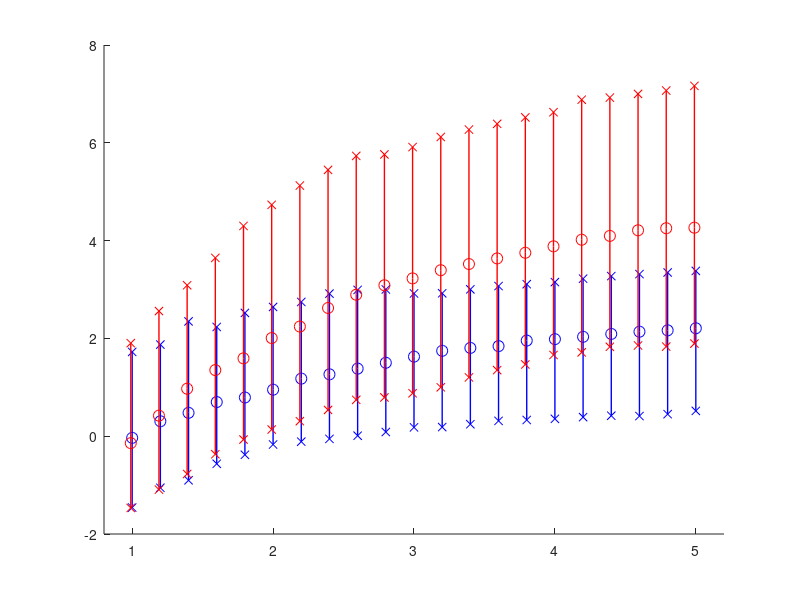

Recreate this plot in MATLAB. (Note: this script raises an error after producing the figure.)
%% 5th and 95th quantile values from 1000 simulations
load('R_MI_Comparison_Increase_Alow_Res.mat')

% blue is RPAC_new
% red is modulation index
% everything is z-scored

for i = 1:21    
    hold on;
    modulation_level = mod(i);
    
    x1 = RPAC(i,:);
    x2 = RPAC_new(i,:); 
    x3 = MI(i,:); 
    
    sigma1 = std(x1); sigma2 = std(x2); sigma3 = std(x3);
    
    x1 = (x1-mean(RPAC(1,:)))/std(RPAC(1,:));
    x2 = (x2-mean(RPAC_new(1,:)))/std(RPAC_new(1,:));
    x3 = (x3-mean(MI(1,:)))/std(MI(1,:));
    
    mn1 = median(x1);
    lq1 = quantile(x1,.95);  %snval(round(0.25*nensemble));
    uq1 = quantile(x1,.05);  %snval(round(0.75*nensemble));
    mn2 = median(x2);
    lq2 = quantile(x2,.95);
    uq2 = quantile(x2,.05);
    mn3 = median(x3);
    lq3 = quantile(x3,.95);  %snval(round(0.25*nensemble));
    uq3 = quantile(x3,.05);  %snval(round(0.75*nensemble));
    
%     plot([modulation_level+.01,modulation_level+.01], [mn1, lq1], 'Color', [0.8,0.8,0.8], 'LineWidth', 1)
%     plot([modulation_level+.01,modulation_level+.01], [mn1, uq1], 'Color', [0.8,0.8,0.8], 'LineWidth', 1)
%     plot(modulation_level+.01, mn1, 'ok', 'MarkerSize', 8)
%     plot(modulation_level+.01, lq1, 'xk')
%     plot(modulation_level+.01, uq1, 'xk')
    plot([modulation_level,modulation_level], [mn2, lq2], 'Color', 'b', 'LineWidth', 1)
    plot([modulation_level,modulation_level], [mn2, uq2], 'Color', 'b', 'LineWidth', 1)
    plot(modulation_level, mn2, 'ob', 'MarkerSize', 8)
    plot(modulation_level, lq2, 'xb')
    plot(modulation_level, uq2, 'xb')
    plot([modulation_level-.01,modulation_level-.01], [mn3, lq3], 'Color', 'r', 'LineWidth', 1)
    plot([modulation_level-.01,modulation_level-.01], [mn3, uq3], 'Color', 'r', 'LineWidth', 1)
    plot(modulation_level-.01, mn3, 'or', 'MarkerSize', 8)
    plot(modulation_level-.01, lq3, 'xr')
    plot(modulation_level-.01, uq3, 'xr')
    
    xlim([.8,5.2])
end

%% Confidence Intervals
mod = [1,1.2,1.4,1.6,1.8,2,2.2];
Create_Signals;

% Filter into high freq band.
locutoff = 100;                             % High freq passband = [100, 140] Hz.
hicutoff = 140;
filtorder = 10*fix(Fs/locutoff);
MINFREQ = 0;
trans          = 0.15;                      % fractional width of transition zones
f=[MINFREQ (1-trans)*locutoff/fNQ locutoff/fNQ hicutoff/fNQ (1+trans)*hicutoff/fNQ 1];
m=[0       0                      1            1            0                      0];
filtwts_hi = firls(filtorder,f,m);             % get FIR filter coefficients

locutoff = 4;                               % Low freq passband = [4,7] Hz.
hicutoff = 7;
filtorder = 3*fix(Fs/locutoff);
MINFREQ = 0;
trans          = 0.15;                      % fractional width of transition zones
f=[MINFREQ (1-trans)*locutoff/fNQ locutoff/fNQ hicutoff/fNQ (1+trans)*hicutoff/fNQ 1];
m=[0       0                      1            1            0                      0];
filtwts_lo = firls(filtorder,f,m);             % get FIR filter coefficients
Create_Signals;
VpinkTest = VpinkTest(2001:end-2000);
figure(1)
for i = 1:7
        amp_LO = mod(i);
        amp_HI = 5;
        V = amp_LO*VLOW + amp_HI*VHI + VpinkTest;
      
        Vlo = filtfilt(filtwts_lo,1,V);            % Define low freq band activity.
        Vhi = filtfilt(filtwts_hi,1,V);        

        nCtlPts = 10;
        [XX] = glmfun(Vlo, Vhi,'none','ci',.05);
        
        
        hold on;
        modulation_level = mod(i);
%         plot([modulation_level+.02,modulation_level+.02], [XX.rpac, XX.rpac_ci(1)], 'Color', [0.8,0.8,0.8], 'LineWidth', 2)
%         plot([modulation_level+.02,modulation_level+.02], [XX.rpac, XX.rpac_ci(2)], 'Color', [0.8,0.8,0.8], 'LineWidth', 2)
%         plot(modulation_level+.02, XX.rpac, 'ok', 'MarkerSize', 8,'LineWidth',2)
%         plot(modulation_level+.02, XX.rpac_ci(1), 'xk','LineWidth',2)
%         plot(modulation_level+.02, XX.rpac_ci(2), 'xk','LineWidth',2)

        plot([modulation_level,modulation_level], [XX.rpac_new, XX.rpac_new_ci(1)], 'Color', 'b', 'LineWidth', 2)
        plot([modulation_level,modulation_level], [XX.rpac_new, XX.rpac_new_ci(2)], 'Color', 'b', 'LineWidth', 2)
        plot(modulation_level, XX.rpac_new, 'ob', 'MarkerSize', 8,'LineWidth',2)
        plot(modulation_level, XX.rpac_new_ci(1), 'xb','LineWidth',2)
        plot(modulation_level, XX.rpac_new_ci(2), 'xb','LineWidth',2)
        
        
    xlim([.8,2.4])
    title('RPAC (new)')
end

figure(2)
for i = 1:7
        amp_LO = mod(i);
        amp_HI = 5;
        V = amp_LO*VLOW + amp_HI*VHI + VpinkTest;
      
        Vlo = filtfilt(filtwts_lo,1,V);            % Define low freq band activity.
        Vhi = filtfilt(filtwts_hi,1,V);        

        nCtlPts = 10;
        [mi] = modulation_index(Vlo, Vhi,'none');
        mi_perm = zeros(1,1000);
        for j = 1:1000
            mi_perm(j) = modulation_index_randperm(Vlo,Vhi);
        end

        mi_ci_low = quantile(mi_perm,.05);
        mi_ci_high = quantile(mi_perm,.95);
        
        hold on;
        modulation_level = mod(i);
        plot([modulation_level+.02,modulation_level+.02], [mi, mi_ci_low], 'Color', [0.8,0.8,0.8], 'LineWidth', 2)
        plot([modulation_level+.02,modulation_level+.02], [mi, mi_ci_high], 'Color', [0.8,0.8,0.8], 'LineWidth', 2)
        plot(modulation_level+.02, mi, 'ok', 'MarkerSize', 8,'LineWidth',2)
        plot(modulation_level+.02, mi_ci_low, 'xk','LineWidth',2)
        plot(modulation_level+.02, mi_ci_high, 'xk','LineWidth',2)
    
    xlim([.8,2.4])
    title('Modulation Index')
end
% xlabel('Scale Factor of Low-Frequency Amplitude'); ylabel('z-scored R')
% hold off
% set(gca,'FontSize',15)



%% Code to Generate Quantile Figure

mod = [1:.2:5];
Create_Signals;

% Filter into high freq band.
locutoff = 100;                             % High freq passband = [100, 140] Hz.
hicutoff = 140;
filtorder = 10*fix(Fs/locutoff);
MINFREQ = 0;
trans          = 0.15;                      % fractional width of transition zones
f=[MINFREQ (1-trans)*locutoff/fNQ locutoff/fNQ hicutoff/fNQ (1+trans)*hicutoff/fNQ 1];
m=[0       0                      1            1            0                      0];
filtwts_hi = firls(filtorder,f,m);             % get FIR filter coefficients

locutoff = 4;                               % Low freq passband = [4,7] Hz.
hicutoff = 7;
filtorder = 3*fix(Fs/locutoff);
MINFREQ = 0;
trans          = 0.15;                      % fractional width of transition zones
f=[MINFREQ (1-trans)*locutoff/fNQ locutoff/fNQ hicutoff/fNQ (1+trans)*hicutoff/fNQ 1];
m=[0       0                      1            1            0                      0];
filtwts_lo = firls(filtorder,f,m);             % get FIR filter coefficients

N = 100;
RPAC = zeros(7,N); RPAC_new = zeros(7,N);RCFC = zeros(7,N);MI = zeros(7,N); RPAC_new_mak = zeros(7,N);

for j = 1:N
    j
    Create_Signals;
    VpinkTest = VpinkTest(2001:end-2000);
    for i = 1:21
        
        amp_LO = mod(i);
        amp_HI = 5;
        V = amp_LO*VLOW + amp_HI*VHI + VpinkTest;

        Vlo = filtfilt(filtwts_lo,1,V);            % Define low freq band activity.
        Vhi = filtfilt(filtwts_hi,1,V);        

        nCtlPts = 10;
        [XX] = glmfun(Vlo, Vhi,'none','none',.05);
        RPAC(i,j) = XX.rpac; RPAC_new(i,j) = XX.rpac_new; RCFC(i,j) = XX.rcfc;
        RPAC_new_mak(i,j) = XX.rpac_new_mak;
        MI(i,j) = modulation_index(Vlo,Vhi,'none');
    end
end

strname = ['R_MI_Comparison_Increase_Alow_Res'];
save(strname)
